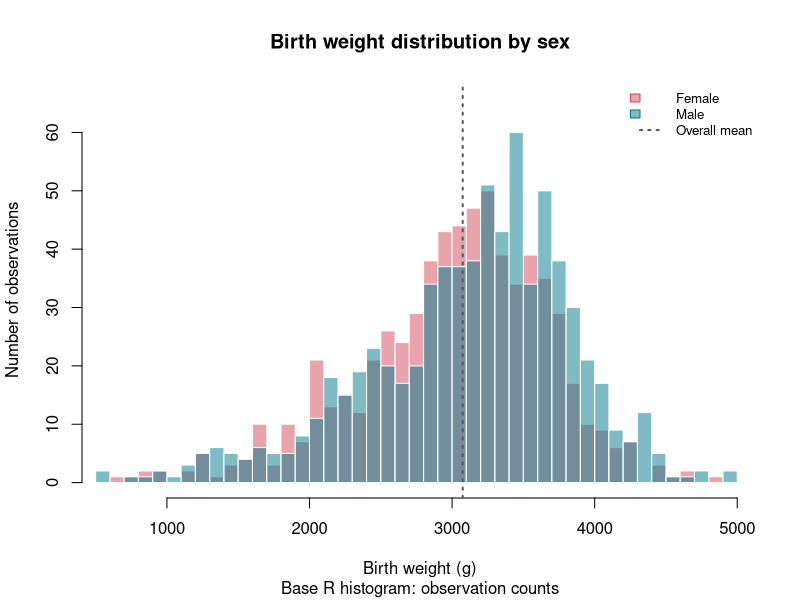
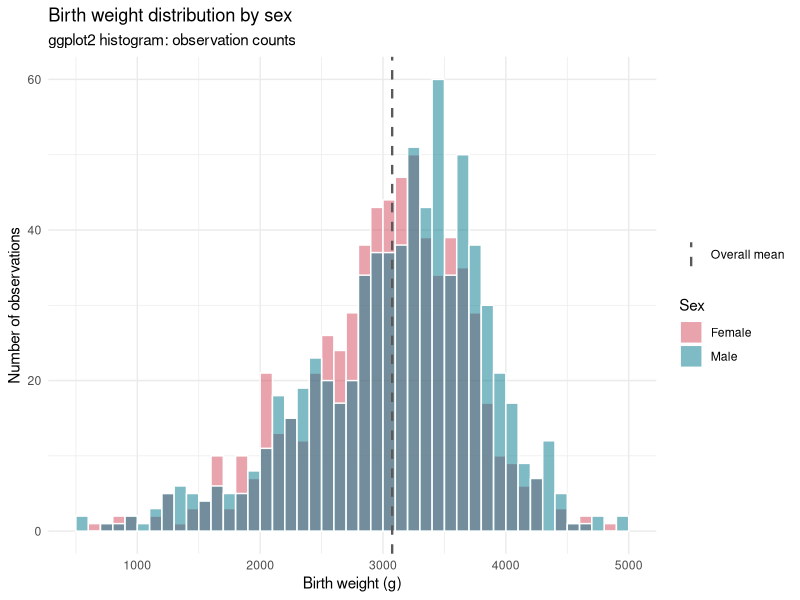

These charts were generated, in order, by the following R code:
# HISTOGRAM COMPARISON: OBSERVATION COUNTS

# Load and prepare the newborn data.
dataNewborns <- read.delim("newborns.txt")
dataNewborns$edu.M <- factor(dataNewborns$edu.M,
	labels = c("Grade school", "Vocational school", "High school", "University")
)
dataNewborns$sex.C <- factor(dataNewborns$sex.C,
	levels = c("f", "m"), labels = c("Female", "Male")
)
dataNewborns$prch.N <- as.numeric(as.character(dataNewborns$prch.N))
dataNewborns$weight.C <- as.numeric(as.character(dataNewborns$weight.C))
dataNewborns <- dataNewborns[
	is.finite(dataNewborns$weight.C) & is.finite(dataNewborns$prch.N),
]

histogram_breaks <- seq(
	floor(min(dataNewborns$weight.C) / 100) * 100,
	ceiling(max(dataNewborns$weight.C) / 100) * 100,
	by = 100
)
histogram_colours <- c(Female = "#D1495B", Male = "#00798C")
female_weights <- dataNewborns$weight.C[dataNewborns$sex.C == "Female"]
male_weights <- dataNewborns$weight.C[dataNewborns$sex.C == "Male"]

# Base R: counts, colours, transparency and legend are manual.
female_histogram <- hist(female_weights,
	breaks = histogram_breaks, plot = FALSE
)
male_histogram <- hist(male_weights,
	breaks = histogram_breaks, plot = FALSE
)
histogram_y_max <- max(female_histogram$counts, male_histogram$counts)

hist(female_weights,
	breaks = histogram_breaks,
	col = adjustcolor(histogram_colours["Female"], alpha.f = 0.50),
	border = "white",
	xlim = range(dataNewborns$weight.C),
	ylim = c(0, histogram_y_max * 1.10),
	xlab = "Birth weight (g)",
	ylab = "Number of observations",
	main = "Birth weight distribution by sex",
	sub = "Base R histogram: observation counts"
)
hist(male_weights,
	breaks = histogram_breaks, add = TRUE,
	col = adjustcolor(histogram_colours["Male"], alpha.f = 0.50),
	border = "white"
)
abline(v = mean(dataNewborns$weight.C), col = "grey35", lty = 3, lwd = 2)
legend("topright",
	legend = c("Female", "Male", "Overall mean"),
	fill = c(adjustcolor(histogram_colours, alpha.f = 0.50), NA),
	border = c(histogram_colours, NA),
	col = c(histogram_colours["Female"], histogram_colours["Male"], "grey35"),
	lty = c(NA, NA, 3), lwd = c(1, 1, 2),
	bty = "n", cex = 0.8
)

# ggplot2: counts are the default y-aesthetic for geom_histogram().
library(ggplot2)
ggplot(dataNewborns, aes(x = weight.C, fill = sex.C)) +
	geom_histogram(binwidth = 100, boundary = 0,
		position = "identity", alpha = 0.50,
		colour = "white") +
	geom_vline(aes(xintercept = mean(dataNewborns$weight.C),
		linetype = "Overall mean"), colour = "grey35", linewidth = 0.8) +
	scale_fill_manual(values = histogram_colours) +
	scale_linetype_manual(values = c("Overall mean" = "dashed"),
		name = NULL) +
	labs(
		title = "Birth weight distribution by sex",
		subtitle = "ggplot2 histogram: observation counts",
		x = "Birth weight (g)", y = "Number of observations", fill = "Sex"
	) +
	theme_minimal()
